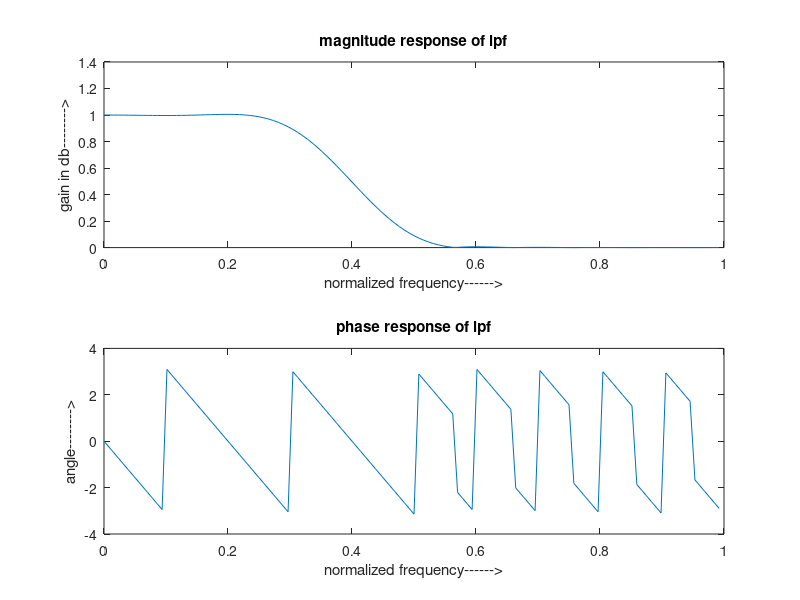

The MATLAB source for this figure:
clc;
clear all;
close all;
n=20;
fp=200;
fq=300;
fs=1000;
fn=2*fp/fs;
window=hanning(n+1);
b=fir1(n,fn,window);
[H,W]=freqz(b,1,128);
subplot(2,1,1);
plot(W/pi,abs(H));
title('magnitude response of lpf');
ylabel('gain in db-------->');
xlabel('normalized frequency------>');
subplot(2,1,2);
plot(W/pi,angle(H));
title('phase response of lpf');
ylabel('angle-------->');
xlabel('normalized frequency------>');

